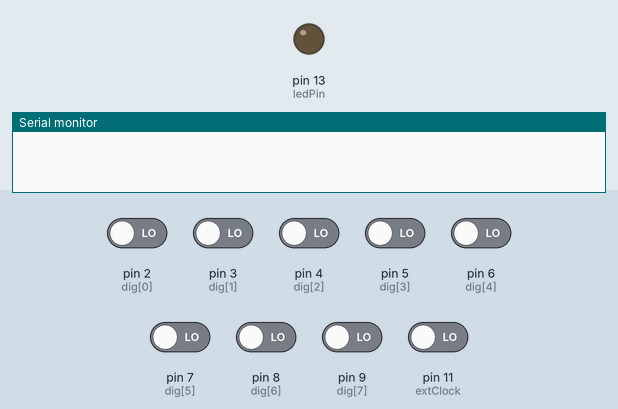
Bench run of a sketch on a simulated Arduino Uno, built with avr-gcc and run on an emulated ATmega328P. On the bench: output pins drawn as LEDs (lit = HIGH), the last lines printed to the serial monitor. Inputs (shaded band) come from the test bench; at power-on: pin 2 (dig[0]), pin 3 (dig[1]), pin 4 (dig[2]), pin 5 (dig[3]), pin 6 (dig[4]), pin 7 (dig[5]), pin 8 (dig[6]), pin 9 (dig[7]), pin 11 (extClock) LOW. Pins used as bus, display or sensor lines are not drawn.

Above: at 1.2 s.
1.3 s: pin 11 (extClock) driven HIGH
At 1.7 s:
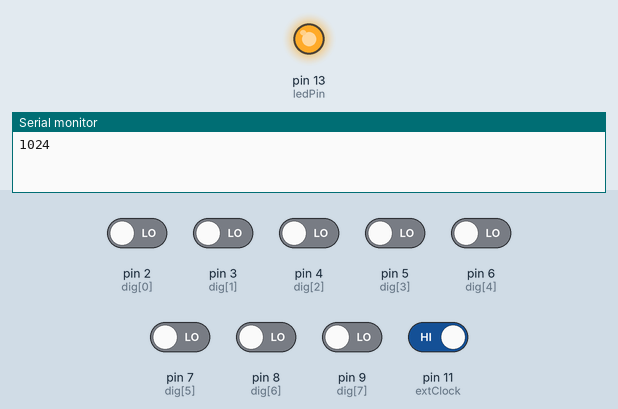
Timing chart, 0 to 4.3 s (numbered marks = the images above; inputs shaded):
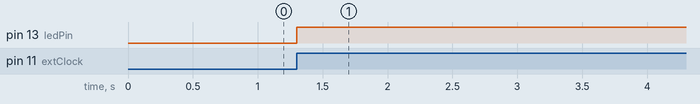

Measured:
- after the input at 1.3 s, pin 13 (ledPin): LOW → HIGH at once

The sketch:

BTForwardDataSync.ino
```cpp
#include <SoftwareSerial.h>
SoftwareSerial BTSerial(12, 13); // RX | TX

const int dig[10] = {2, 3, 4, 5, 6, 7, 8, 9, 10, 11};
const int extClock = 11;
const int triggerPin = 10;
const int ledPin = 13;
const int signalT = 150;
//const int signalT2 = 500;
//const int windowL = 50;
int readDig[10];
int passData;
int clkVal;
int lastVal;
bool stimStart, windowStart;
int counter, minData;
unsigned long curTime, startTime;

void setup()
{
  pinMode(extClock, INPUT);
  pinMode(dig[0], INPUT);
  pinMode(dig[1], INPUT);
  pinMode(dig[2], INPUT);
  pinMode(dig[3], INPUT);
  pinMode(dig[4], INPUT);
  pinMode(dig[5], INPUT);
  pinMode(dig[6], INPUT);
  pinMode(dig[7], INPUT);
  pinMode(dig[8], INPUT);
  pinMode(dig[9], INPUT);
  pinMode(ledPin, OUTPUT);
  pinMode(triggerPin, OUTPUT);

  lastVal = LOW;
  clkVal = LOW;
  stimStart = false;
  windowStart = false;
  counter = 0;
  minData = 1024;
  Serial.begin(230400);
  //BTSerial.begin(115200);  // HC-05 default speed in AT command more
}

void loop()
{
	if(stimStart == false){
		digitalWrite(triggerPin, HIGH);
		delayMicroseconds(500);
		digitalWrite(triggerPin, LOW);

		stimStart = true;
    windowStart = false;
    minData = 1024;
		digitalWrite(ledPin, LOW);

	  startTime = millis();
	}
	else{
		clkVal = digitalRead(extClock);

		if((clkVal != lastVal) && (clkVal == HIGH)){
			readDig[0] = digitalRead(dig[0]) << 9;
			readDig[1] = digitalRead(dig[1]) << 8;
			readDig[2] = digitalRead(dig[2]) << 7;
			readDig[3] = digitalRead(dig[3]) << 6;
			readDig[4] = digitalRead(dig[4]) << 5;
			readDig[5] = digitalRead(dig[5]) << 4;
			readDig[6] = digitalRead(dig[6]) << 3;
			readDig[7] = digitalRead(dig[7]) << 2;
			readDig[8] = digitalRead(dig[8]) << 1;
			readDig[9] = digitalRead(dig[9]);

			passData = readDig[0] + readDig[1];
			passData += readDig[2] + readDig[3];
			passData += readDig[4] + readDig[5];
			passData += readDig[6] + readDig[7];
			passData += readDig[8] + readDig[9];

			//Serial.println(passData, DEC);
			//BTSerial.println(passData, DEC);
			curTime = millis();

			if((curTime - startTime) < 10){
				if(passData < minData)
					minData = passData;
			}
			else if(windowStart == false){
        windowStart = true;
				Serial.println(minData, DEC);

				if(minData > signalT){
					digitalWrite(ledPin, HIGH);
					delay(100);
				}
			}
      else if((curTime - startTime) > 400){
        stimStart = false;
      }
			/*
			if(stimStart == false){
				if(passData < signalT1){
					stimStart = true;
					digitalWrite(13, LOW);
				}
			}
			else{
				if(windowStart == false){
					if(counter < windowL1)
						counter++;
					else{
						windowStart = true;
						counter = 0;
						minData = 1024;
					}
				}
				else{
					if(counter < windowL2){
						counter++;
						if(passData < minData)
							minData = passData;
					}
					else{
						if(minData > signalT2){
							digitalWrite(13, HIGH);
							delay(100);
						}

						counter = 0;
						windowStart = false;
						stimStart = false;
					}
				}
			}
			*/
		}

		lastVal = clkVal;
	}
}
```
